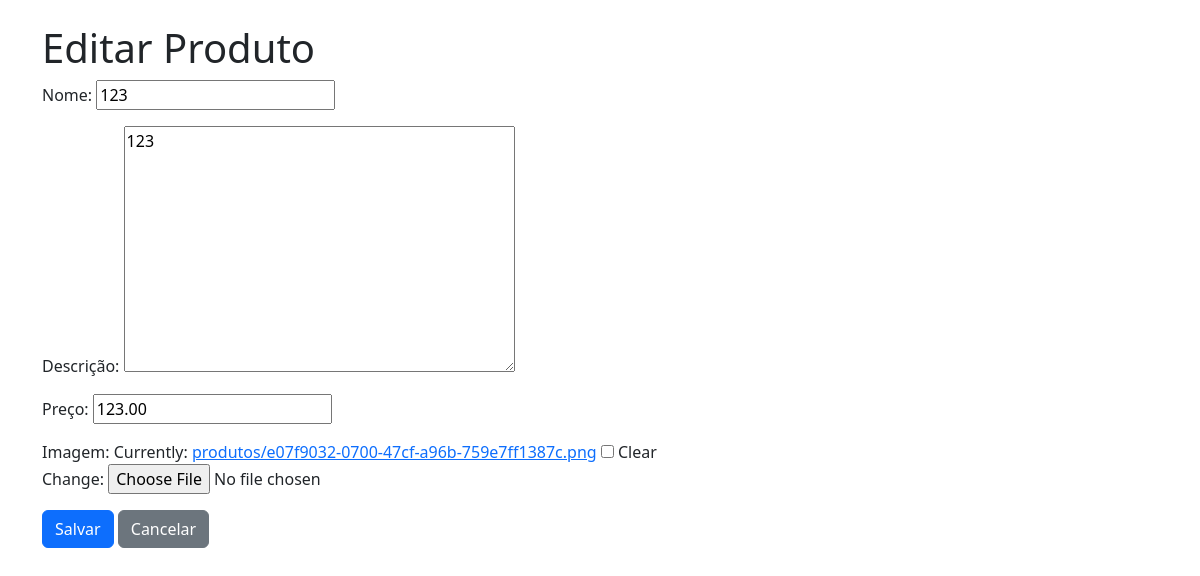
The page /cadastros/produto/2/edit/ on the database its author committed.
### cadastros/models.py (models this page shows, shortened)
class Produto(models.Model):
    nome = models.CharField(max_length=100, verbose_name='Nome')
    descricao = models.TextField(blank=True, verbose_name='Descrição')
    preco = models.DecimalField(max_digits=10, decimal_places=2, verbose_name='Preço')
    imagem = models.ImageField(upload_to='produtos/', blank=True, null=True, verbose_name='Imagem')

### cadastros/views.py (the view)
# urls.py: path('produto/<int:pk>/edit/', views.produto_update, name='produto_edit'),
def produto_update(request, pk):
    produto = get_object_or_404(Produto, pk=pk)
    if request.method == 'POST':
        form = ProdutoForm(request.POST, request.FILES, instance=produto)
        if form.is_valid():
            form.save()
            messages.success(request, 'Produto atualizado com sucesso.')
            return redirect('cadastros:index')
    else:
        form = ProdutoForm(instance=produto)
    return render(request, 'cadastros/produto_form.html', {'form': form, 'titulo': 'Editar Produto'})

### cadastros/forms.py
class ProdutoForm(forms.ModelForm):
    class Meta:
        model = Produto
        fields = ['nome', 'descricao', 'preco', 'imagem']
        labels = {
            'nome': 'Nome',
            'descricao': 'Descrição',
            'preco': 'Preço',
            'imagem': 'Imagem',
        }

### cadastros/templates/cadastros/produto_form.html (shortened to what this page needs)
{% load static %}
<!DOCTYPE html>
<html lang="pt-br">
<head>
    <link href="https://cdn.jsdelivr.net/npm/bootstrap@5.3.0/dist/css/bootstrap.min.css" rel="stylesheet">
</head>
<body>
<div class="container mt-4">
    <h1>{{ titulo }}</h1>
    <form method="post" enctype="multipart/form-data" novalidate>
        {{ form.as_p }}
        <button type="submit" class="btn btn-primary">Salvar</button>
        <a href="{% url 'cadastros:index' %}" class="btn btn-secondary">Cancelar</a>
    </form>
</div>
</body>
</html>

### rows shown on the page
Produto: nome "123", descricao "123", preco "123.00"

### other values the page prints
{{ titulo }} "Editar Produto"
